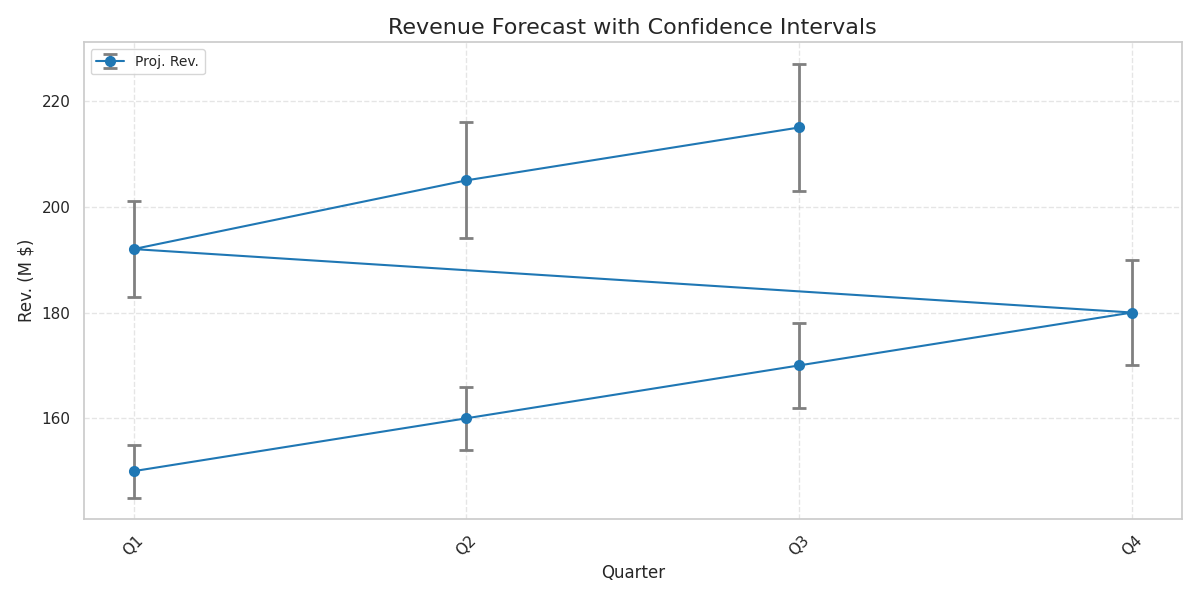

The script that drew this image:
import matplotlib.pyplot as plt
import numpy as np

quarters = np.array([
    'Q1', 'Q2', 'Q3', 'Q4',
    'Q1', 'Q2', 'Q3'
])

projected_revenues = np.array([150, 160, 170, 180, 192, 205, 215])

errors = np.array([5, 6, 8, 10, 9, 11, 12])

plt.figure(figsize=(12, 6))

plt.errorbar(
    quarters, projected_revenues, yerr=errors, fmt='-o',
    ecolor='gray', capsize=5, elinewidth=2, markeredgewidth=2,
    color='#1f77b4', label='Proj. Rev.'
)

plt.title('Revenue Forecast with Confidence Intervals', fontsize=16)
plt.xlabel('Quarter', fontsize=12)
plt.ylabel('Rev. (M $)', fontsize=12)

plt.xticks(rotation=45)

plt.grid(True, linestyle='--', alpha=0.5)

plt.legend(loc='upper left', fontsize=10)

plt.tight_layout()

plt.show()
